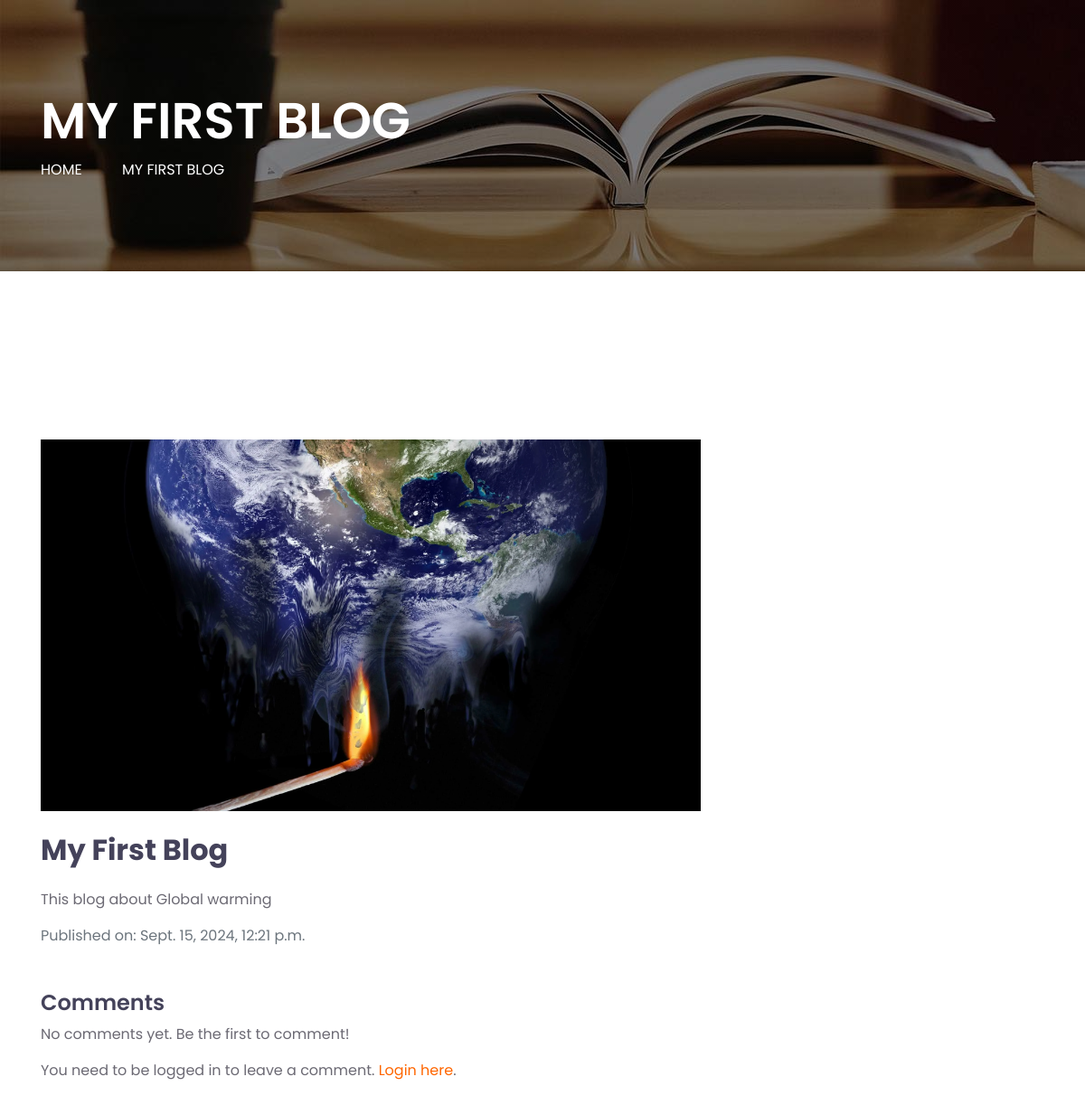
Page /home/blog_detail/1/ on the committed database.
### course/models.py (models this page shows, shortened)
class Blog(models.Model):
    title = models.CharField(max_length=200, unique=True)
    content = models.TextField()
    image = models.ImageField(upload_to='blog_images/', blank=True, null=True)
    created_at = models.DateTimeField(auto_now_add=True)
    author = models.ForeignKey(User, on_delete=models.CASCADE, related_name='blogs')
    class Meta:
        verbose_name = _("Blog")
        verbose_name_plural = _("Blogs")

### course/views.py (the view, shortened to what this page needs)
# urls.py: path('blog_detail/<int:pk>/', BlogDetailView.as_view(), name='blog_detail'),
class BlogDetailView(DetailView):
    model = Blog
    template_name = 'course/blog_detail.html'
    context_object_name = 'blog'
    def get_context_data(self, **kwargs):
        context = super().get_context_data(**kwargs)
        context['related_blogs'] = Blog.objects.exclude(id=self.object.id).order_by('-created_at')[:5]
        context['categories'] = Category.objects.all()
        context['form'] = CommentForm()
        return context

### course/templates/course/blog_detail.html (shortened to what this page needs)
{% load static %}
<!DOCTYPE html>
<html lang="en">
<head>
    <link href="{% static 'courses/css/all.min.css' %}" rel="stylesheet">
    <link href="{% static 'courses/lib/owlcarousel/assets/owl.carousel.min.css' %}" rel="stylesheet">
    <link href="{% static 'courses/css/style.css' %}" rel="stylesheet">
</head>
<body>
    <div class="container-fluid page-header" style="margin-bottom: 90px;">
        <div class="container">
            <div class="d-flex flex-column justify-content-center" style="min-height: 300px">
                <h3 class="display-4 text-white text-uppercase">{{ blog.title }}</h3>
                <div class="d-inline-flex text-white">
                    <p class="m-0 text-uppercase"><a class="text-white" href="{% url 'index' %}">Home</a></p>
                    <i class="fa fa-angle-double-right pt-1 px-3"></i>
                    <p class="m-0 text-uppercase">{{ blog.title }}</p>
                </div>
            </div>
        </div>
    </div>
    <div class="container-fluid py-5">
        <div class="container py-5">
            <div class="row">
                <div class="col-lg-8">
                    <div class="blog-item mb-4">
                        <img class="img-fluid w-100" src="{{ blog.image.url }}" alt="{{ blog.title }}">
                        <h2 class="my-4">{{ blog.title }}</h2>
                        <p>{{ blog.content }}</p>
                        <p class="text-muted">Published on: {{ blog.created_at }}</p>
                    </div>
                    <div class="comments-section mt-5">
                        <h4>Comments</h4>
                        <ul class="list-unstyled">
                            {% for comment in blog.comments.all %}
                                <li class="mb-3">
                                    <p><strong>{{ comment.author }}</strong> said:</p>
                                    <p>{{ comment.content }}</p>
                                    <p class="text-muted"><small>{{ comment.created_at }}</small></p>
                                </li>
                            {% empty %}
                                <li>No comments yet. Be the first to comment!</li>
                            {% endfor %}
                        </ul>
                    </div>
                    {% if user.is_authenticated %}
                        <div class="add-comment-section mt-5">
                            <h4>Leave a Comment</h4>
                            <form method="post" >
                                {% csrf_token %}
                                <div class="form-group">
                                    <label for="content">Your Comment</label>
                                    <textarea name="content" class="form-control" id="content" rows="5" required></textarea>
                                </div>
                                <button type="submit" class="btn btn-primary mt-3">Post Comment</button>
                            </form>
                        </div>
                    {% else %}
                        <p>You need to be logged in to leave a comment. <a href="{% url 'login' %}">Login here</a>.</p>
                    {% endif %}
                </div>
                <div class="col-lg-4">
                </div>
            </div>
        </div>
    </div>
</body>
</html>

### rows in the picture
Blog: title "MY FIRST BLOG", image (picture), title "My First Blog", content "This blog about Global warming", created_at "Sept. 15, 2024, 12:21 p.m."
